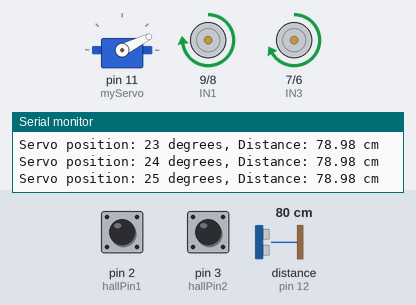
Recording of a sketch running on a simulated Arduino Uno, built with avr-gcc and run on an emulated ATmega328P. Parts: servo, motor-driver pin pairs drawn as motors (green arrow = first pin HIGH = forward, orange = second pin HIGH = backward, longer = more drive, scaled by the enable pin), the last lines printed to the serial monitor. Wiring (inferred from the names in the program): ultrasonic range finder: trigger pin 13; echo pin 12. The test bench sets the inputs (shaded band); at power-on: distance to the obstacle (sensor on pin 12) 80 cm, pin 2 (hallPin1) HIGH, pin 3 (hallPin2) HIGH. The echo pulse lasts 58.3 µs per cm.

Above: at 2.26 s.
2.3 s: distance to the obstacle (sensor on pin 12) set to 54 cm
At 2.96 s:
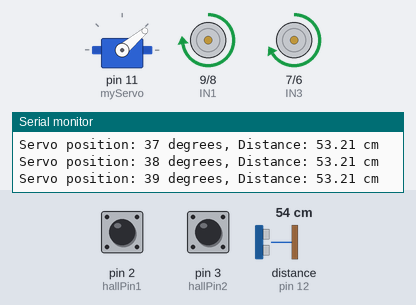
5.3 s: distance to the obstacle (sensor on pin 12) set to 45 cm
At 6.8 s:
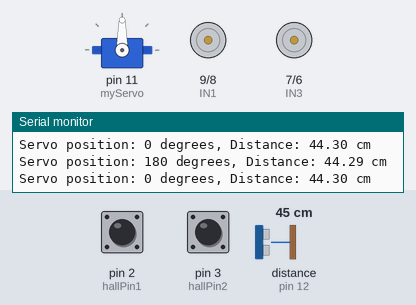
Timing chart, 0 to 8.3 s (numbered marks = the images above; inputs shaded):
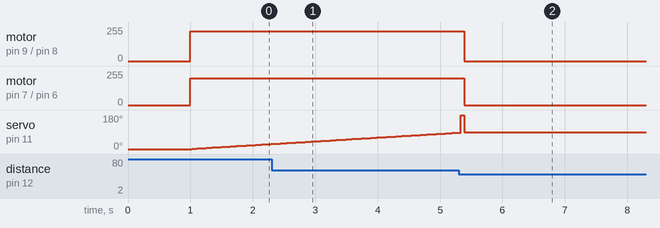

Measured:
- the behaviour switches between 51 and 50 cm on distance to the obstacle (sensor on pin 12) (found by bisection; images 1 and 2)
- after the input at 5.3 s, motor on pin 9 (IN1) / pin 8 (IN2): forward 225/255 → stopped after 0.09 s instead of 4.8 s; motor on pin 7 (IN3) / pin 6 (IN4): forward 200/255 → stopped after 0.09 s instead of 4.8 s

The sketch:

TestRobotCar.ino
```cpp
#include <Servo.h>

Servo myServo;

// กำหนดขาเซ็นเซอร์
const int hallPin1 = 2;
const int hallPin2 = 3;
const int ENA = 10;
const int IN1 = 9;
const int IN2 = 8;
const int IN3 = 7;
const int IN4 = 6;
const int ENB = 5;
const int trigPin = 13;
const int echoPin = 12;

// ตัวแปรสำหรับเซ็นเซอร์และการคำนวณ
volatile byte counter1 = 0;
volatile byte counter2 = 0;
unsigned long lastTime = 0;
float wheelCircumference = 0.2;

void setup() {
  Serial.begin(9600);
  pinMode(hallPin1, INPUT_PULLUP);
  pinMode(hallPin2, INPUT_PULLUP);
  attachInterrupt(digitalPinToInterrupt(hallPin1), countRpm1, FALLING);
  attachInterrupt(digitalPinToInterrupt(hallPin2), countRpm2, FALLING);

  myServo.attach(11);
  myServo.write(0);
  delay(1000);

  pinMode(ENA, OUTPUT);
  pinMode(IN1, OUTPUT);
  pinMode(IN2, OUTPUT);
  pinMode(IN3, OUTPUT);
  pinMode(IN4, OUTPUT);
  pinMode(ENB, OUTPUT);

  digitalWrite(IN1, HIGH);
  digitalWrite(IN2, LOW);
  digitalWrite(IN3, HIGH);
  digitalWrite(IN4, LOW);
  analogWrite(ENA, 225);
  analogWrite(ENB, 200);

  pinMode(trigPin, OUTPUT);
  pinMode(echoPin, INPUT);
}

void loop() {
  unsigned long currentTime = millis();
  if (currentTime - lastTime >= 1000) {
    detachInterrupt(digitalPinToInterrupt(hallPin1));
    detachInterrupt(digitalPinToInterrupt(hallPin2));

    float speed1 = (counter1 * wheelCircumference) / 1.0;
    float speed2 = (counter2 * wheelCircumference) / 1.0;

    Serial.print("Speed from sensor 1: ");
    Serial.print(speed1);
    Serial.println(" m/s");

    Serial.print("Speed from sensor 2: ");
    Serial.print(speed2);
    Serial.println(" m/s");

    counter1 = 0;
    counter2 = 0;
    lastTime = currentTime;

    attachInterrupt(digitalPinToInterrupt(hallPin1), countRpm1, FALLING);
    attachInterrupt(digitalPinToInterrupt(hallPin2), countRpm2, FALLING);
  }

  bool objectDetected = false;

  for (int pos = 0; pos <= 180; pos++) {
    myServo.write(pos);
    delay(15);
    float distance = getDistance();
    Serial.print("Servo position: ");
    Serial.print(pos);
    Serial.print(" degrees, Distance: ");
    Serial.print(distance);
    Serial.println(" cm");

    if (distance <= 50) { // ถ้าระยะทางน้อยกว่าหรือเท่ากับ 5 เมตร
      objectDetected = true;
      break;
    }
  }

  for (int pos = 180; pos >= 0; pos--) {
    myServo.write(pos);
    delay(15);
    float distance = getDistance();
    Serial.print("Servo position: ");
    Serial.print(pos);
    Serial.print(" degrees, Distance: ");
    Serial.print(distance);
    Serial.println(" cm");

    if (distance <= 500) { // ถ้าระยะทางน้อยกว่าหรือเท่ากับ 5 เมตร
      objectDetected = true;
      break;
    }
  }

  if (objectDetected) {
    stopMotors();
  }
}

void countRpm1() {
  counter1++;
}

void countRpm2() {
  counter2++;
}

float getDistance() {
  digitalWrite(trigPin, LOW);
  delayMicroseconds(2);
  digitalWrite(trigPin, HIGH);
  delayMicroseconds(10);
  digitalWrite(trigPin, LOW);

  unsigned long duration = pulseIn(echoPin, HIGH);
  float distance = (duration * 0.034) / 2;
  return distance;
}

void stopMotors() {
  analogWrite(ENA, 0);
  analogWrite(ENB, 0);
  digitalWrite(IN1, LOW);
  digitalWrite(IN2, LOW);
  digitalWrite(IN3, LOW);
  digitalWrite(IN4, LOW);
  myServo.write(90); // ตั้งค่าเซอร์โวที่ 90 องศา
  myServo.detach(); // หยุดการทำงานของเซอร์โว
}
```
